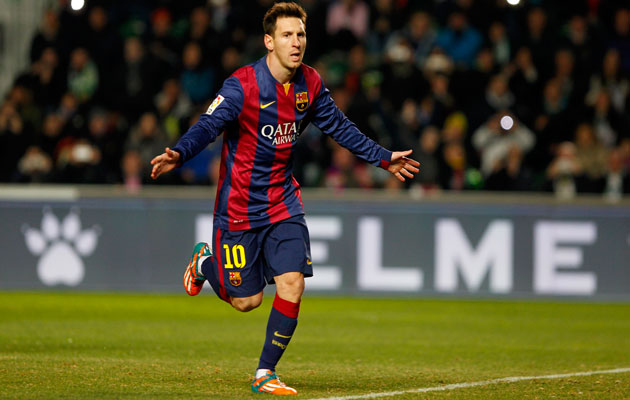
#> input picture messi.jpg, 630 x 400 px
$ python filter_all.py
#> lines starting #> are read from the running program, lines starting #| are printed output that depends on the picture
import numpy as np
import random
import cv2
import Image, ImageFilter
#SALT AND PAPER NOISE

def sp_noise(image,prob):
    output = np.zeros(image.shape,np.uint8)
    thres = 1 - prob
    for i in range(image.shape[0]):
        for j in range(image.shape[1]):
            rdn = random.random()
            if rdn < prob:
                output[i][j] = 0
            elif rdn > thres :
                output[i][j] = 255
            else:
                output[i][j] = image[i][j]
    return output

img = cv2.imread('messi.jpg')
#> img is the input picture: shape (400, 630, 3); mean B, G, R 48, 76, 81.2
row,column , h = img.shape
#> row = 400; column = 630; h = 3
noise_img = sp_noise(img,0.05)
#> after the loop in sp_noise, `for i in range(image.shape[0]):`:
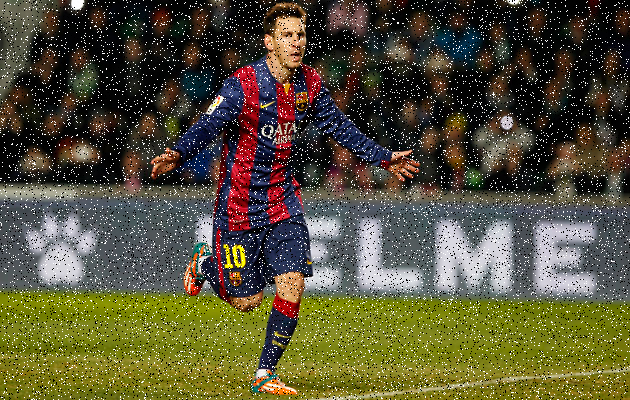
#> output: shape (400, 630, 3); mean B, G, R 55.9, 81.2, 85.8
cv2.imwrite("noise.jpg",noise_img)
#average
blur = cv2.blur(noise_img,(3,3))
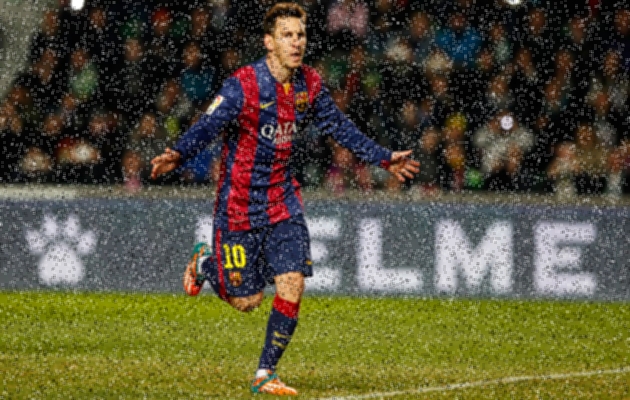
#> blur: shape (400, 630, 3); mean B, G, R 55.9, 81.2, 85.8
#median
median = cv2.medianBlur(noise_img,3)
#bilateral
bilateral  = cv2.bilateralFilter(noise_img,9,75,75)
#modus
im=Image.open('messi.jpg')
modus=im.filter(ImageFilter.ModeFilter(3))
cv2.imshow("sp_noise.jpg", noise_img)
cv2.imshow("average", blur)
cv2.imshow("median", median)
cv2.imshow("bilateral", bilateral)
cv2.waitKey(0)
cv2.destroyAllWindows()

$ run again, with image_coin.jpg copied over messi.jpg
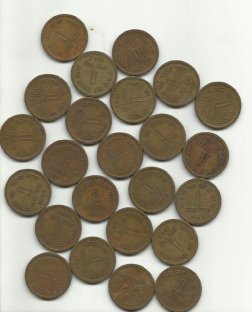
#> input picture image_coin.jpg, 252 x 312 px
#> img is the input picture: shape (312, 252, 3); mean B, G, R 136.3, 153.2, 161.4
#> after the loop in sp_noise, `for i in range(image.shape[0]):`:
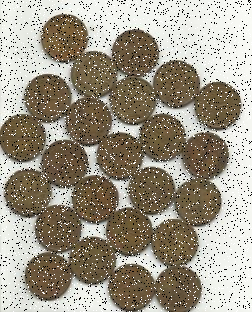
#> output: shape (312, 252, 3); mean B, G, R 135.2, 150.4, 157.8
#> `blur = cv2.blur(noise_img,(3,3))`:
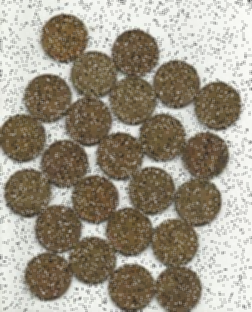
#> blur: shape (312, 252, 3); mean B, G, R 135.2, 150.4, 157.8
